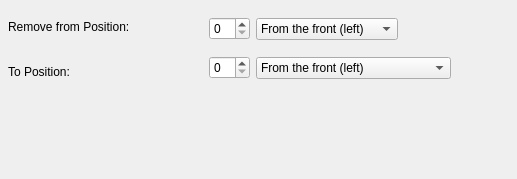
<?xml version="1.0" encoding="UTF-8"?>
<ui version="4.0">
 <class>TransformOperator_RemoveChars</class>
 <widget class="QWidget" name="TransformOperator_RemoveChars">
  <property name="geometry">
   <rect>
    <x>0</x>
    <y>0</y>
    <width>517</width>
    <height>179</height>
   </rect>
  </property>
  <property name="sizePolicy">
   <sizepolicy hsizetype="Fixed" vsizetype="Minimum">
    <horstretch>0</horstretch>
    <verstretch>0</verstretch>
   </sizepolicy>
  </property>
  <property name="minimumSize">
   <size>
    <width>0</width>
    <height>90</height>
   </size>
  </property>
  <property name="windowTitle">
   <string>Form</string>
  </property>
  <widget class="QWidget" name="">
   <property name="geometry">
    <rect>
     <x>8</x>
     <y>7</y>
     <width>443</width>
     <height>84</height>
    </rect>
   </property>
   <layout class="QHBoxLayout" name="horizontalLayout">
    <item>
     <layout class="QVBoxLayout" name="verticalLayout_3">
      <item>
       <widget class="QLabel" name="Label_RemoveFromPosition">
        <property name="sizePolicy">
         <sizepolicy hsizetype="Fixed" vsizetype="Preferred">
          <horstretch>0</horstretch>
          <verstretch>0</verstretch>
         </sizepolicy>
        </property>
        <property name="text">
         <string>Remove from Position:</string>
        </property>
       </widget>
      </item>
      <item>
       <widget class="QLabel" name="label_ToPosition">
        <property name="text">
         <string>To Position:</string>
        </property>
       </widget>
      </item>
     </layout>
    </item>
    <item>
     <layout class="QVBoxLayout" name="verticalLayout_2">
      <item>
       <widget class="QSpinBox" name="fromCharsSpinBox">
        <property name="sizePolicy">
         <sizepolicy hsizetype="Fixed" vsizetype="Fixed">
          <horstretch>0</horstretch>
          <verstretch>0</verstretch>
         </sizepolicy>
        </property>
       </widget>
      </item>
      <item>
       <widget class="QSpinBox" name="toCharsSpinBox">
        <property name="sizePolicy">
         <sizepolicy hsizetype="Fixed" vsizetype="Fixed">
          <horstretch>0</horstretch>
          <verstretch>0</verstretch>
         </sizepolicy>
        </property>
       </widget>
      </item>
     </layout>
    </item>
    <item>
     <layout class="QVBoxLayout" name="verticalLayout">
      <item>
       <widget class="QComboBox" name="fromComboBox">
        <property name="sizePolicy">
         <sizepolicy hsizetype="Fixed" vsizetype="Fixed">
          <horstretch>0</horstretch>
          <verstretch>0</verstretch>
         </sizepolicy>
        </property>
        <item>
         <property name="text">
          <string>From the front (left)</string>
         </property>
        </item>
        <item>
         <property name="text">
          <string>From the back (right)</string>
         </property>
        </item>
       </widget>
      </item>
      <item>
       <widget class="QComboBox" name="toComboBox">
        <item>
         <property name="text">
          <string>From the front (left)</string>
         </property>
        </item>
        <item>
         <property name="text">
          <string>From the back (right)</string>
         </property>
        </item>
       </widget>
      </item>
     </layout>
    </item>
   </layout>
  </widget>
 </widget>
 <resources/>
 <connections/>
</ui>
